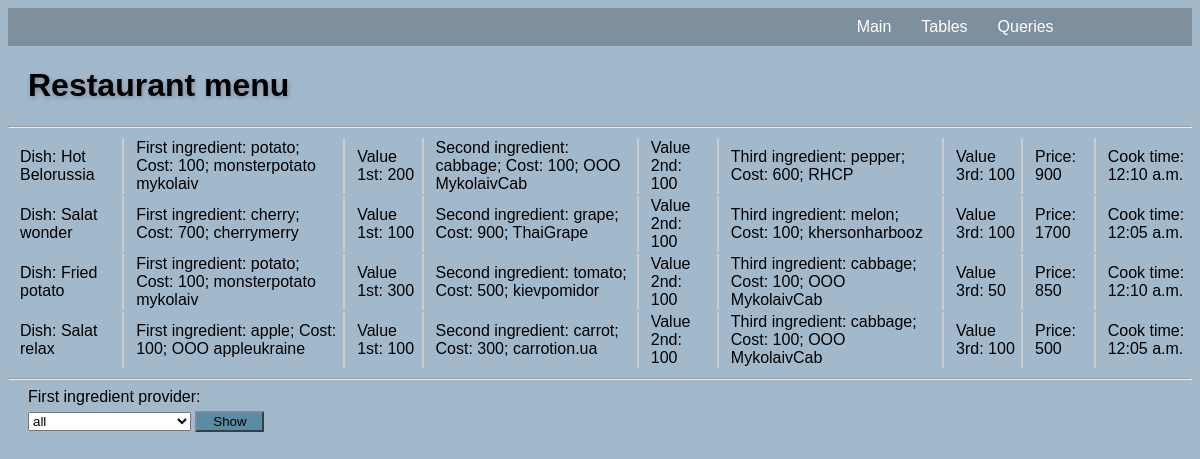
Screenshot of /tables/restmenu with the database file from the repository.
### Tables/models.py (models this page shows, shortened)
class Menu(models.Model):
    idmenu = models.AutoField(primary_key=True)
    menuname = models.CharField("Dish",max_length=50, null=False)
    idfirstitem = models.ForeignKey(Storage, related_name="%(app_label)s_%(class)s_firstitemrelated", verbose_name="First product")
    firstitemvalue = models.IntegerField("Value of the first",null=False)
    idsecondtitem = models.ForeignKey(Storage, related_name="%(app_label)s_%(class)s_seconditemrelated", verbose_name="Second product")
    seconditemvalue = models.IntegerField("Value of the second",null=False)
    idthirdtitem = models.ForeignKey(Storage, related_name="%(app_label)s_%(class)s_thirditemrelated", verbose_name="Third product")
    thirditemvalue = models.IntegerField("Value of the third",null=False)
    price = models.IntegerField("Price",null=False)
    cooktime = models.TimeField("Cook time",null=False)

class Storage(models.Model):
    idstorage = models.AutoField(primary_key=True)
    itemname = models.CharField("Product",max_length=50, null=False)
    itemdate = models.DateField("Date of production",null=False)
    itemvalue = models.IntegerField("Value",null=False,default=100)
    itemtouse = models.DateField("Date to use",null=False)
    itemcost = models.IntegerField("Cost",null=False, default=100)
    itemprovider = models.CharField("Provider",null=False, max_length=50)
    def __str__(self):
        return '%s; Cost: %s; %s'%(self.itemname, self.itemcost, self.itemprovider)

### Tables/views.py (the view)
def restmenu(request):
    simplerender = render(request, 'restmenu.html',{'menu': Menu.objects.all(), 'fields': Storage.objects.order_by('itemprovider').values_list('itemprovider', flat=True).distinct()})
    if request.method == 'GET':
        orderby = str(request.GET.get('orderby'))
        if (orderby=='None' or orderby=='all'):
           return simplerender
        return render(request, 'restmenu.html',{'menu': Menu.objects.all().filter(idfirstitem__itemprovider=orderby), 'fields': Storage.objects.order_by('itemprovider').values_list('itemprovider', flat=True).distinct()})
    else:
        return simplerender

### templates/restmenu.html (shortened to what this page needs)
<!DOCTYPE html>
<html lang="en">
<head>
    {% load static %}
    <link rel="stylesheet" href="{% static 'style.css' %}">
</head>
<body>
<header>
    <div class="nav">
      <ul class="menu">
        <li><a href=#>Queries</a>
    </li>
    <li><a href=#>Tables</a>
    </li>
    <li><a href="index">Main</a></li>
</ul>
    </div>
  </header>
<H1>Restaurant menu</H1><HR>
<table width=100%>
    {% for dish in menu %}
        <tr>
            <td>Dish: {{dish.menuname}}</td>
            <td>First ingredient: {{dish.idfirstitem}}</td>
            <td>Value 1st: {{dish.firstitemvalue}}</td>
            <td>Second ingredient: {{dish.idsecondtitem}}</td>
            <td>Value 2nd: {{dish.seconditemvalue}}</td>
            <td>Third ingredient: {{dish.idthirdtitem}}</td>
            <td>Value 3rd: {{dish.thirditemvalue}}</td>
            <td>Price: {{dish.price}}</td>
            <td style="border-right:None">Cook time: {{dish.cooktime}}</td>
        </tr>
    {% endfor %}
</table>
<hr>
<div style="width:100%;margin-left: 20px;">
    <label>First ingredient provider:</label><br>
<form method="GET" style="width:500px;display: inline-block; position: absolute; margin-top: 5px">
    <select id="id_orderfirstdish" name="orderby" required="">
        <option>all</option>
    </select>
    <button type="submit">Show</button> </form>
</div>
</body>
</html>

### static/style.css (style rules this page uses)
body { background: #A2B9CC; font-family: 'Oswald', sans-serif; }
button { background-color: #5A8CA6; border-color: #7A8B99; width:69px; margin-bottom: 50px; }
h1 { text-shadow: 1px 2px 5px #7A8B99; font-size-adjust: auto; margin-left: 20px; }
header { margin: 0; padding: 0; background-color: rgba(122, 139, 153, 0.9); }
.nav ul { font-family: 'Oswald', sans-serif; display: block; margin:0; margin-right: 10%; padding: 0; list-style: none; }
.nav ul:after { display: block; content: ' '; clear: both; float: none; }
.nav ul.menu > li { float: right; padding-right:10px; position: relative; }
.nav ul.menu > li > a { display: block; padding: 10px; color: white; text-decoration: none; }
select { max-width:490px; }
td { border-right: 2px solid #ccc; margin-left: 20px; padding-right:5px; padding-left: 10px; }

### rows the page displays
Menu: menuname "Hot Belorussia", idfirstitem "potato; Cost: 100; monsterpotato mykolaiv", firstitemvalue "200", idsecondtitem "cabbage; Cost: 100; OOO MykolaivCab", seconditemvalue "100", idthirdtitem "pepper; Cost: 600; RHCP", thirditemvalue "100", price "900", cooktime "12:10 a.m."
Menu: menuname "Salat wonder", idfirstitem "cherry; Cost: 700; cherrymerry", firstitemvalue "100", idsecondtitem "grape; Cost: 900; ThaiGrape", seconditemvalue "100", idthirdtitem "melon; Cost: 100; khersonharbooz", thirditemvalue "100", price "1700", cooktime "12:05 a.m."
Menu: menuname "Fried potato", idfirstitem "potato; Cost: 100; monsterpotato mykolaiv", firstitemvalue "300", idsecondtitem "tomato; Cost: 500; kievpomidor", seconditemvalue "100", idthirdtitem "cabbage; Cost: 100; OOO MykolaivCab", thirditemvalue "50", price "850", cooktime "12:10 a.m."
Menu: menuname "Salat relax", idfirstitem "apple; Cost: 100; OOO appleukraine", firstitemvalue "100", idsecondtitem "carrot; Cost: 300; carrotion.ua", seconditemvalue "100", idthirdtitem "cabbage; Cost: 100; OOO MykolaivCab", thirditemvalue "100", price "500", cooktime "12:05 a.m."
